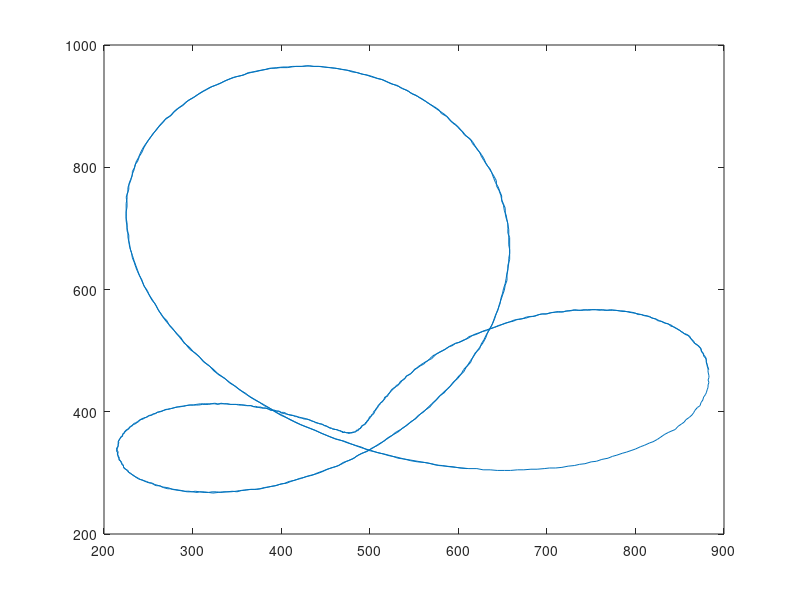

This chart was generated by the following MATLAB code:
A = [883 469 
881 474 
881 477 
880 482 
880 486 
879 490 
877 493 
876 496 
874 500 
874 503 
872 507 
869 510 
866 513 
864 517 
863 519 
861 524 
857 526 
855 528 
852 531 
849 534 
845 537 
843 539 
840 542 
836 544 
833 545 
829 548 
825 549 
823 552 
819 553 
816 556 
810 557 
807 559 
803 559 
799 562 
795 563 
791 564 
786 564 
782 565 
777 566 
772 567 
768 566 
763 567 
760 566 
755 567 
750 567 
746 567 
741 566 
736 566 
731 567 
727 565 
722 565 
718 563 
713 564 
709 563 
704 562 
699 560 
694 560 
689 558 
684 556 
680 555 
676 553 
671 552 
666 551 
662 548 
658 547 
653 545 
648 542 
645 540 
640 538 
636 536 
632 533 
627 531 
623 529 
619 527 
616 525 
611 520 
607 518 
604 516 
600 513 
597 512 
593 508 
589 506 
586 503 
582 500 
578 497 
575 494 
572 490 
570 487 
566 484 
563 481 
561 478 
557 475 
554 472 
551 470 
549 466 
547 463 
544 460 
541 458 
540 455 
537 452 
535 448 
533 445 
530 443 
529 440 
526 438 
524 435 
523 432 
521 428 
520 425 
517 424 
516 420 
515 418 
512 414 
512 413 
510 410 
509 407 
507 405 
506 402 
506 401 
505 398 
504 396 
503 395 
501 392 
501 391 
499 388 
499 388 
497 385 
497 383 
495 382 
496 381 
494 379 
493 378 
491 377 
491 375 
490 374 
490 373 
488 372 
487 371 
487 370 
485 370 
485 369 
484 368 
484 367 
483 367 
481 366 
481 367 
480 366 
480 366 
478 366 
477 366 
476 365 
476 365 
475 366 
474 366 
472 366 
472 367 
470 366 
469 367 
469 367 
467 368 
467 369 
465 369 
464 370 
462 371 
461 371 
460 372 
458 372 
457 373 
455 374 
453 375 
452 376 
449 377 
448 378 
446 380 
444 380 
442 381 
439 382 
438 383 
435 385 
433 386 
431 387 
429 388 
426 388 
423 390 
421 391 
418 392 
416 392 
414 394 
411 394 
407 396 
406 397 
403 399 
400 399 
397 401 
394 401 
391 402 
388 403 
385 405 
382 406 
378 406 
375 407 
371 409 
369 408 
366 410 
362 410 
359 411 
355 411 
352 411 
349 412 
345 412 
342 412 
338 413 
335 413 
331 413 
328 413 
325 414 
321 413 
318 412 
314 412 
311 412 
307 411 
304 411 
301 411 
297 411 
293 410 
290 409 
287 409 
284 408 
280 407 
278 406 
275 405 
272 404 
269 403 
265 401 
262 400 
260 399 
258 397 
256 396 
253 394 
250 393 
248 391 
245 390 
242 388 
240 386 
238 384 
236 382 
234 381 
232 378 
230 376 
228 373 
227 372 
225 370 
223 367 
223 365 
221 363 
221 360 
219 358 
218 356 
217 353 
216 351 
216 348 
216 345 
216 343 
215 341 
215 339 
214 336 
216 332 
215 331 
216 327 
217 326 
217 322 
218 321 
219 318 
220 315 
221 314 
222 311 
222 309 
224 306 
227 304 
228 301 
230 299 
232 297 
235 294 
237 292 
239 290 
242 289 
245 287 
248 286 
251 284 
255 283 
257 281 
260 280 
264 278 
267 276 
272 274 
275 274 
279 273 
284 272 
288 271 
291 270 
296 270 
300 269 
305 268 
308 269 
313 268 
318 268 
323 267 
329 268 
334 269 
339 269 
345 270 
350 269 
355 271 
361 272 
366 273 
372 273 
377 274 
383 276 
389 278 
394 279 
400 282 
406 283 
411 286 
417 289 
423 291 
428 294 
435 296 
441 300 
447 303 
452 306 
459 309 
465 312 
470 317 
476 320 
482 324 
487 329 
493 333 
499 337 
505 342 
510 347 
516 352 
520 357 
526 362 
532 367 
537 373 
542 378 
548 385 
552 389 
557 396 
562 402 
568 408 
572 415 
576 421 
580 427 
585 434 
590 440 
594 448 
599 454 
603 461 
606 469 
610 475 
614 484 
617 490 
621 499 
624 505 
628 513 
631 521 
633 529 
636 537 
639 545 
641 552 
643 561 
645 569 
647 576 
648 585 
650 594 
651 601 
653 610 
654 618 
655 627 
656 634 
657 643 
657 651 
658 659 
658 667 
658 676 
658 685 
656 692 
656 700 
656 708 
654 717 
653 724 
653 733 
651 740 
649 747 
648 754 
646 762 
643 770 
643 778 
640 786 
637 793 
634 800 
631 807 
629 814 
626 821 
622 828 
619 835 
616 842 
612 848 
607 853 
604 859 
600 866 
595 871 
590 878 
587 883 
581 888 
578 894 
573 899 
567 904 
563 908 
557 913 
552 918 
547 921 
542 926 
536 929 
531 934 
525 936 
519 940 
513 944 
507 946 
502 948 
496 951 
490 953 
485 955 
478 958 
473 959 
466 961 
460 962 
454 963 
448 964 
442 965 
436 965 
429 966 
423 965 
417 965 
411 964 
407 963 
399 963 
394 962 
387 962 
382 960 
376 958 
370 956 
363 955 
358 951 
352 949 
346 947 
341 944 
336 941 
331 937 
326 934 
320 931 
315 927 
310 923 
305 918 
301 914 
295 909 
291 904 
287 900 
282 894 
278 889 
274 883 
269 878 
265 872 
262 867 
259 861 
255 854 
252 848 
249 842 
246 836 
243 829 
241 823 
239 816 
236 808 
235 801 
232 793 
232 787 
230 780 
228 772 
228 764 
226 756 
226 748 
225 741 
225 733 
225 725 
225 717 
226 709 
226 701 
227 694 
227 686 
228 678 
229 669 
231 661 
232 652 
234 645 
236 636 
238 629 
241 620 
243 613 
246 604 
249 596 
252 589 
256 580 
259 573 
262 565 
266 556 
271 549 
274 541 
279 533 
283 526 
287 519 
292 511 
297 502 
303 496 
308 489 
313 481 
319 475 
324 467 
330 460 
337 454 
342 447 
349 441 
355 434 
361 428 
368 422 
375 416 
381 410 
388 405 
396 398 
403 393 
410 387 
417 382 
425 377 
432 373 
439 369 
447 364 
455 359 
462 355 
471 352 
478 348 
485 344 
493 340 
501 337 
509 333 
516 331 
524 328 
532 324 
542 322 
550 320 
558 318 
566 316 
574 313 
582 312 
590 310 
597 309 
604 308 
612 307 
621 307 
628 305 
636 305 
644 304 
652 304 
659 304 
667 305 
674 305 
682 306 
689 306 
697 307 
703 308 
710 308 
717 309 
724 311 
731 312 
737 314 
743 315 
750 318 
756 319 
762 322 
769 324 
774 327 
779 329 
785 332 
790 334 
796 337 
800 339 
806 343 
810 345 
816 349 
820 351 
825 355 
829 359 
833 363 
837 366 
840 368 
845 371 
848 376 
852 380 
855 383 
857 387 
861 391 
864 395 
866 399 
867 402 
870 407 
873 410 
874 415 
876 419 
877 424 
879 428 
880 431 
881 436 
882 440 
882 444 
883 448 
882 452 
883 456 
883 459 
882 465 
882 468 
882 472 
881 477 
880 480 
880 485 
879 488 
877 491 
877 495 
875 498 
874 503 
872 506 
870 509 
867 512 
866 515 
863 519 
861 522 
859 526 
855 528 
853 530 
850 533 
847 536 
843 539 
840 540 
837 544 
834 545 
831 547 
827 549 
824 551 
820 553 
816 555 
813 557 
809 558 
804 560 
800 561 
796 562 
792 563 
787 565 
783 565 
778 566 
774 566 
769 566 
764 566 
761 567 
756 567 
751 567 
747 566 
742 567 
738 566 
733 566 
728 566 
724 565 
719 564 
715 563 
710 563 
705 562 
700 560 
695 560 
691 559 
686 556 
682 556 
677 555 
672 552 
668 551 
663 550 
658 547 
654 545 
650 543 
645 541 
641 538 
637 536 
632 534 
628 532 
624 529 
621 527 
617 525 
612 523 
609 519 
605 516 
602 514 
597 512 
594 510 
590 507 
587 504 
584 501 
580 498 
576 495 
573 493 
570 490 
568 487 
565 483 
561 480 
558 477 
555 474 
553 471 
550 468 
548 465 
546 462 
542 459 
540 455 
538 452 
535 450 
533 446 
532 443 
529 441 
527 438 
525 435 
523 432 
521 429 
520 427 
518 424 
517 421 
515 418 
514 416 
512 414 
510 411 
509 409 
508 406 
507 403 
505 401 
504 399 
504 397 
502 395 
502 393 
500 392 
499 389 
499 388 
498 385 
497 385 
496 382 
495 381 
494 379 
494 379 
492 378 
491 376 
490 375 
489 372 
489 372 
488 372 
487 370 
487 369 
485 369 
485 368 
484 367 
483 367 
482 367 
481 366 
481 366 
479 365 
479 365 
478 365 
476 365 
477 365 
475 366 
475 365 
473 366 
471 367 
471 366 
469 367 
470 367 
468 368 
467 369 
466 369 
464 370 
464 370 
462 371 
459 371 
458 372 
457 373 
455 373 
453 375 
452 376 
451 377 
448 378 
447 379 
445 380 
442 381 
441 382 
438 383 
437 384 
434 385 
432 387 
429 388 
427 389 
424 390 
421 390 
419 391 
417 393 
415 393 
411 395 
410 395 
406 396 
404 397 
400 398 
398 401 
395 401 
392 403 
389 402 
386 404 
383 406 
380 406 
376 408 
373 407 
370 408 
366 410 
363 410 
360 410 
357 411 
352 412 
350 412 
347 412 
343 412 
340 413 
336 413 
332 414 
329 412 
325 413 
322 413 
319 413 
315 413 
312 413 
309 413 
304 412 
301 411 
298 411 
296 411 
292 410 
289 409 
286 408 
283 408 
278 406 
275 405 
272 404 
270 404 
267 402 
264 400 
260 399 
258 397 
256 397 
254 395 
251 394 
248 391 
246 390 
244 388 
241 387 
239 384 
237 382 
235 380 
233 379 
231 376 
229 375 
228 372 
226 370 
225 369 
223 366 
221 363 
221 361 
219 359 
218 356 
217 354 
216 351 
217 350 
216 347 
216 344 
215 342 
214 339 
215 337 
216 334 
215 331 
216 329 
216 326 
217 324 
217 321 
219 319 
220 317 
220 314 
222 312 
222 309 
224 307 
226 304 
227 302 
230 299 
231 298 
234 295 
235 294 
239 291 
241 289 
244 288 
248 285 
250 284 
254 283 
256 281 
259 279 
263 279 
266 277 
271 276 
274 275 
277 273 
281 272 
286 271 
290 270 
294 269 
299 269 
303 270 
308 269 
313 269 
318 268 
322 269 
327 269 
332 268 
338 269 
343 269 
349 270 
353 271 
359 272 
365 273 
370 273 
376 274 
381 276 
386 277 
393 279 
398 281 
404 283 
409 286 
416 288 
421 291 
427 293 
433 296 
439 298 
445 301 
451 305 
456 308 
463 311 
469 315 
474 319 
481 323 
486 328 
491 332 
497 335 
503 341 
509 345 
515 351 
519 355 
525 361 
529 366 
535 371 
541 377 
545 382 
551 388 
555 394 
561 400 
565 406 
570 413 
575 419 
579 426 
584 431 
588 438 
593 445 
597 452 
601 459 
606 465 
609 473 
614 481 
616 488 
619 496 
624 503 
626 511 
629 518 
632 527 
635 534 
638 542 
640 550 
642 558 
645 567 
646 574 
648 582 
650 591 
652 599 
653 607 
655 615 
655 624 
656 632 
656 640 
658 649 
658 657 
658 665 
657 673 
657 681 
657 690 
657 698 
656 706 
655 714 
654 722 
652 729 
651 738 
649 745 
649 753 
647 760 
645 768 
642 775 
640 782 
638 790 
636 797 
632 804 
629 811 
626 818 
624 825 
620 832 
616 839 
614 845 
609 851 
605 858 
601 863 
597 870 
592 875 
588 882 
584 887 
579 892 
574 897 
569 902 
564 907 
559 912 
554 916 
548 920 
544 924 
537 929 
533 932 
526 936 
521 939 
515 943 
509 945 
504 948 
497 951 
492 952 
486 955 
480 956 
474 959 
468 960 
462 962 
456 963 
449 964 
444 965 
437 965 
432 966 
424 965 
419 965 
413 965 
408 964 
402 964 
395 963 
389 962 
383 960 
378 959 
371 957 
366 955 
361 953 
355 950 
349 948 
343 945 
338 942 
332 938 
327 935 
322 932 
317 928 
312 924 
306 919 
302 915 
297 911 
292 906 
289 901 
283 896 
279 891 
276 885 
270 880 
267 874 
263 868 
260 863 
256 856 
253 850 
250 844 
247 837 
245 832 
243 825 
240 818 
238 810 
235 804 
234 796 
232 789 
231 782 
229 774 
227 767 
227 759 
225 751 
226 743 
226 735 
225 727 
225 720 
225 712 
226 704 
226 696 
228 689 
228 680 
229 673 
230 664 
232 656 
234 647 
236 639 
238 631 
240 623 
243 615 
245 606 
249 598 
251 591 
254 583 
258 576 
261 567 
265 559 
268 552 
273 543 
277 537 
282 528 
287 521 
290 513 
296 506 
301 498 
307 491 
312 483 
317 477 
323 470 
328 463 
334 457 
341 449 
347 443 
352 437 
360 430 
365 424 
372 418 
380 412 
387 406 
393 400 
400 394 
408 389 
415 384 
422 379 
429 375 
438 370 
445 365 
452 361 
461 356 
468 353 
475 349 
484 345 
491 342 
498 337 
507 334 
515 331 
522 328 
530 326 
538 323 
546 320 
554 318 
562 317 
570 315 
578 312 
586 311 
594 310 
602 308 
610 307 
];
plot(A(:,1),A(:,2))
hold on;
